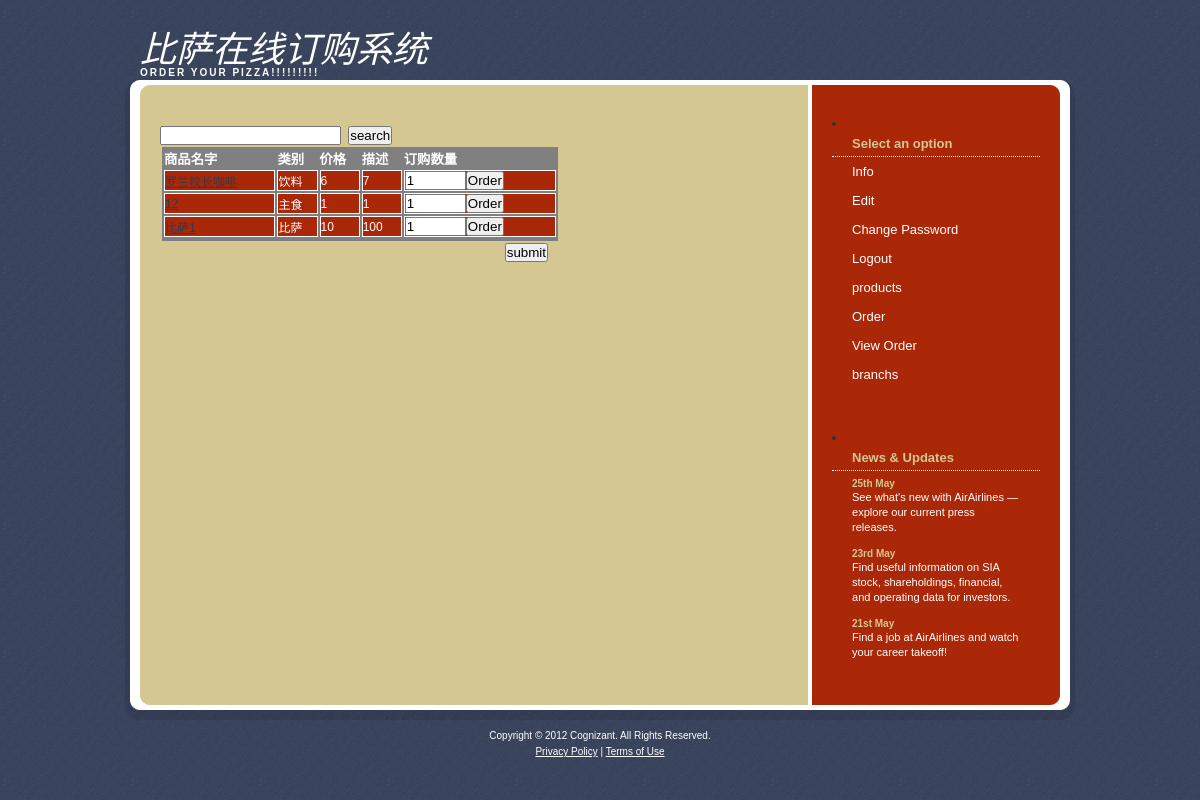
Screenshot of /order/order.php (signed in) with the database file from the repository.
### tables this page shows
CREATE TABLE `product` (
  `pid` int(8) unsigned NOT NULL auto_increment COMMENT '商品编号',
  `sort` varchar(20) NOT NULL COMMENT '类别',
  `name` varchar(10) NOT NULL COMMENT '名字',
  `price` decimal(10,0) NOT NULL COMMENT '价格',
  `description` varchar(100) NOT NULL COMMENT '描述',
  PRIMARY KEY  (`pid`)
);

### foodmanager.php (called while the page is built, shortened)
<?php
include("domain/product.php");
include("domain/order.php");
function getProducts($name) {
	if (!$name)
    {$query = "SELECT * FROM product";}
	else
	{$query = "SELECT * FROM product WHERE name LIKE'%".$name."%';";}
    $result = mysql_query($query) or die ("Query Failed ".mysql_error());
    $lineId = 0;
    while($row = mysql_fetch_array($result)) {
        $pid = $row['pid'];
        $sort = $row['sort'];
        $name = $row['name'];
        $price = $row['price'];
        $description= $row['description'];
        $product = new Product();
        $product->set_pid($pid);
        $product->set_sort($sort);
        $product->set_name($name);
        $product->set_price($price);
        $product->set_description($description);
        $productData[$lineId] = $product;
        $lineId = $lineId + 1;
    }
    return $productData;
}
?>

### domain/product.php (called while the page is built, shortened)
<?php
class Product {
    private $pid;
    private $sort;
    private $price;
    private $description;
    public function get_pid() {
        return $this->pid;
    }
    public function set_pid($pid) {
        $this->pid = $pid;
    }
    public function get_sort() {
        return $this->sort;
    }
    public function set_sort($sort) {
        $this->sort = $sort;
    }
    public function get_price() {
        return $this->price;
    }
    public function set_price($price) {
        $this->price = $price;
    }
    public function get_description() {
        return $this->description;
    }
    public function set_description($description) {
        $this->description = $description;
    }
}
?>

### order/order.php (the view, shortened to what this page needs)
<?php
include("../foodmanager.php");
?>
<!DOCTYPE html PUBLIC "-//W3C//DTD XHTML 1.0 Strict//EN" "http://www.w3.org/TR/xhtml1/DTD/xhtml1-strict.dtd">
<html xmlns="http://www.w3.org/1999/xhtml">
    <head>
        <link href="../css/default.css" rel="stylesheet" type="text/css" />
    </head>
    <body>
        <div id="wrapper">
        <?php include '../include/header.php'; ?>
            <div id="page">
                <div id="content">
                    <div id="welcome">
                        <form action='searchProduct.php' method='post'>
                        <input type='text' name='name'>&nbsp <input type='submit' value='search'>
                        </form>
                        <table class="aatable">
                            <tr>
                                <th>商品名字</th>
                                <th>类别</th>
                                <th>价格</th>
                                <th>描述</th>
                                <th>订购数量</th>
                            </tr>
                            <?php
							$name = $_SESSION['productName'];
							$productData = getProducts($name);
                            for($index=0;$index < count($productData);$index++){
                                $product = $productData[$index];
                                echo "<tr>";
                                echo "<td><a href = 'viewProduct". $product->get_pid().".php'>".$product->get_name()."</a></td>";
                                echo "<td>".$product->get_sort()."</td>";                            	echo "<td>".$product->get_price()."</td>";
                                echo "<td>".$product->get_description()."</td>";
                                echo "<td><form  action='orderController.php' method='post'><input type='hidden' name='pid' value='".$product->get_pid()."'/><input type='text' name='quantity' value='1' size='5' maxlength='3'><input type='submit' value='Order'/></form>";
                                echo "</tr>";
                            }
                            ?>
                        </table>
                        <form action='confirm.php' method='post'><div align='right'><input type='submit' value='submit'></div></form>
                    </div>
                </div>
                <div id="sidebar">
                        <?php if ($_SESSION['isAdmin'] ){
                                include '../include/adminnav.php';
                                }else{
                                  include '../include/usernav.php';
                                } ?>
                            <?php include '../include/updates.php'; ?>
                </div>
                <div style="clear: both; height: 1px"></div>
            </div>
                <?php include '../include/footer.php'; ?>
        </div>
    </body>
</html>

### css/default.css (style rules this page uses)
* { margin: 0; padding: 0; }
body { background: #D4C792 url(images/img01.gif); font-family: Arial, Helvetica, sans-serif; font-size: 13px; color: #333333; }
a { text-decoration: underline; color: #323B51; }
#page { width: 950px; margin: 0 auto; background: #D4C792 url(images/img04.gif) repeat-y; }
#content { float: left; width: 388px; padding: 30px 0 0 35px; }
#sidebar { float: right; width: 208px; padding: 0 35px 0 0; }
TABLE.aatable { font-family:arial; font-size:10pt; background-color:#808080; width:400px; border-style:solid; border-color:#D4C792; border-width:2px; }
TH { font-size:10pt; color:white; text-align:left; }
TD { font-size:9pt; background-color:#AA2808; color:white; border-style:solid; border-width:1px; text-align:left; }

### rows the page displays
product: sort "饮料", price "6", description "7"
product: sort "主食", price "1", description "1"
product: sort "比萨", price "10", description "100"
